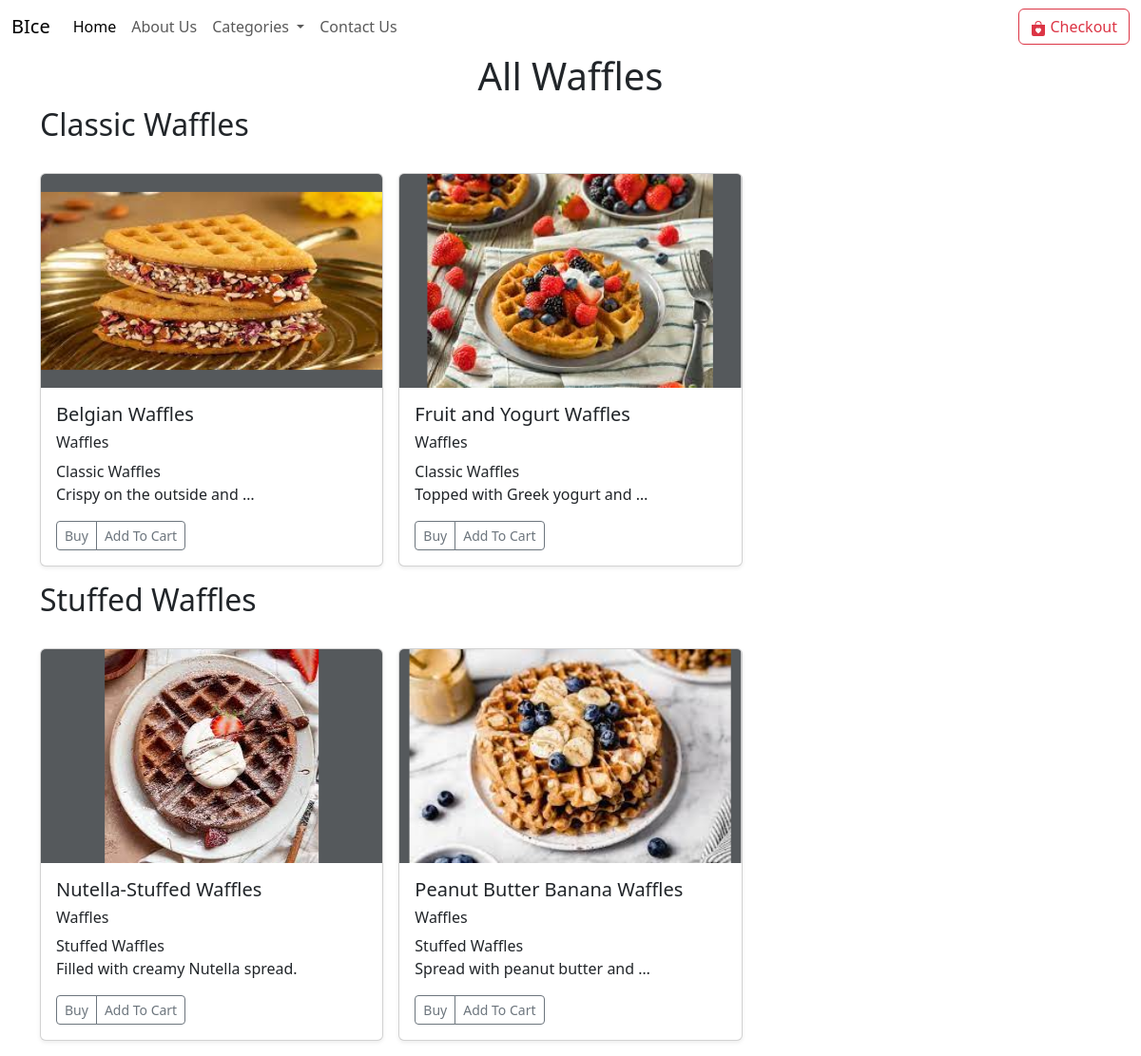
Page /waffles on the committed database.
### home/models.py (models this page shows, shortened)
class Product(models.Model):
    name = models.CharField(max_length=127)
    price = models.IntegerField(default=0)
    category = models.CharField(max_length=255,default="")
    subcategory = models.CharField(max_length=255,default="")
    description = models.CharField(max_length=250, default='', blank=True, null=True)
    image = models.ImageField(upload_to='products/images')

### home/views.py (the view)
# urls.py: path('waffles',views.waffles,name='waffles'),
def waffles(request):
    waffle_products = Product.objects.filter(category='Waffles')
    unique_subcategories = waffle_products.values_list('subcategory', flat=True).distinct()
    params = {'icecream_products': waffle_products, 'unique_subcategories': unique_subcategories}
    return render(request, 'waffles.html', params)

### templates/waffles.html (shortened to what this page needs)
{% extends "base.html" %}
{% block body %}
{% load static %}
<div class="container">
    <h1 class="text-center">All Waffles</h1>
    {% for subcategory in unique_subcategories %}
    <h2 class="text">{{ subcategory }}</h2>
    <div class="row row-cols-1 row-cols-sm-2 row-cols-md-3 g-3 my-3">
        {% for product in icecream_products %}
        {% if product.subcategory == subcategory %}
        <div class="col">
            <div class="card shadow-sm">
                <svg class="bd-placeholder-img card-img-top" width="100%" height="225" xmlns="http://www.w3.org/2000/svg" role="img" aria-label="Placeholder: Thumbnail" preserveAspectRatio="xMidYMid slice" focusable="false">
                    <title>{{ product.name }}</title>
                    <rect width="100%" height="100%" fill="#55595c"></rect>
                    <image xlink:href="/media/{{ product.image }}" width="100%" height="100%" />
                </svg>
                <div class="card-body">
                  <h5>{{ product.name }}</h5>
                  <h6>{{ product.category }}</h6>
                  <h7>{{ product.subcategory }}</h7>
                    <p class="card-text">{{ product.description|truncatewords:5 }}</p>
                    <div class="d-flex justify-content-between align-items-center">
                        <div class="btn-group">
                            <button type="button" class="btn btn-sm btn-outline-secondary">Buy</button>
                            <button type="button" class="btn btn-sm btn-outline-secondary">Add To Cart</button>
                        </div>
                    </div>
                </div>
            </div>
        </div>
        {% endif %}
        {% endfor %}
    </div>
    {% endfor %}
</div>
{% endblock body %}

### rows in the picture
Product: name "Belgian Waffles", category "Waffles", subcategory "Classic Waffles", description "Crispy on the outside and …"
Product: name "Fruit and Yogurt Waffles", category "Waffles", subcategory "Classic Waffles", description "Topped with Greek yogurt and …"
Product: name "Nutella-Stuffed Waffles", category "Waffles", subcategory "Stuffed Waffles", description "Filled with creamy Nutella spread."
Product: name "Peanut Butter Banana Waffles", category "Waffles", subcategory "Stuffed Waffles", description "Spread with peanut butter and …"

### other values in the picture
{{ subcategory }} "Classic Waffles" "Stuffed Waffles"
